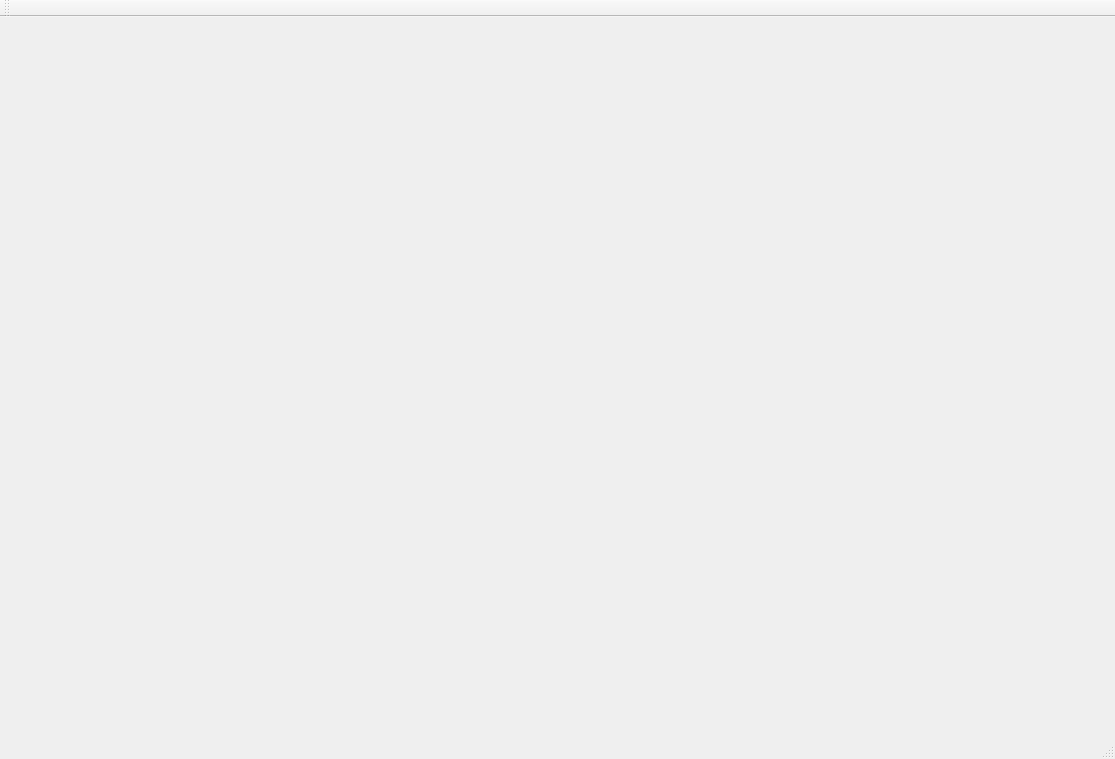
<?xml version="1.0" encoding="UTF-8"?>
<ui version="4.0">
 <class>playSence</class>
 <widget class="QMainWindow" name="playSence">
  <property name="geometry">
   <rect>
    <x>0</x>
    <y>0</y>
    <width>1115</width>
    <height>759</height>
   </rect>
  </property>
  <property name="windowTitle">
   <string>playSence</string>
  </property>
  <widget class="QWidget" name="centralWidget"/>
  <widget class="QMenuBar" name="menuBar">
   <property name="geometry">
    <rect>
     <x>0</x>
     <y>0</y>
     <width>1115</width>
     <height>26</height>
    </rect>
   </property>
  </widget>
  <widget class="QToolBar" name="mainToolBar">
   <attribute name="toolBarArea">
    <enum>TopToolBarArea</enum>
   </attribute>
   <attribute name="toolBarBreak">
    <bool>false</bool>
   </attribute>
  </widget>
  <widget class="QStatusBar" name="statusBar"/>
 </widget>
 <layoutdefault spacing="6" margin="11"/>
 <resources/>
 <connections/>
</ui>
